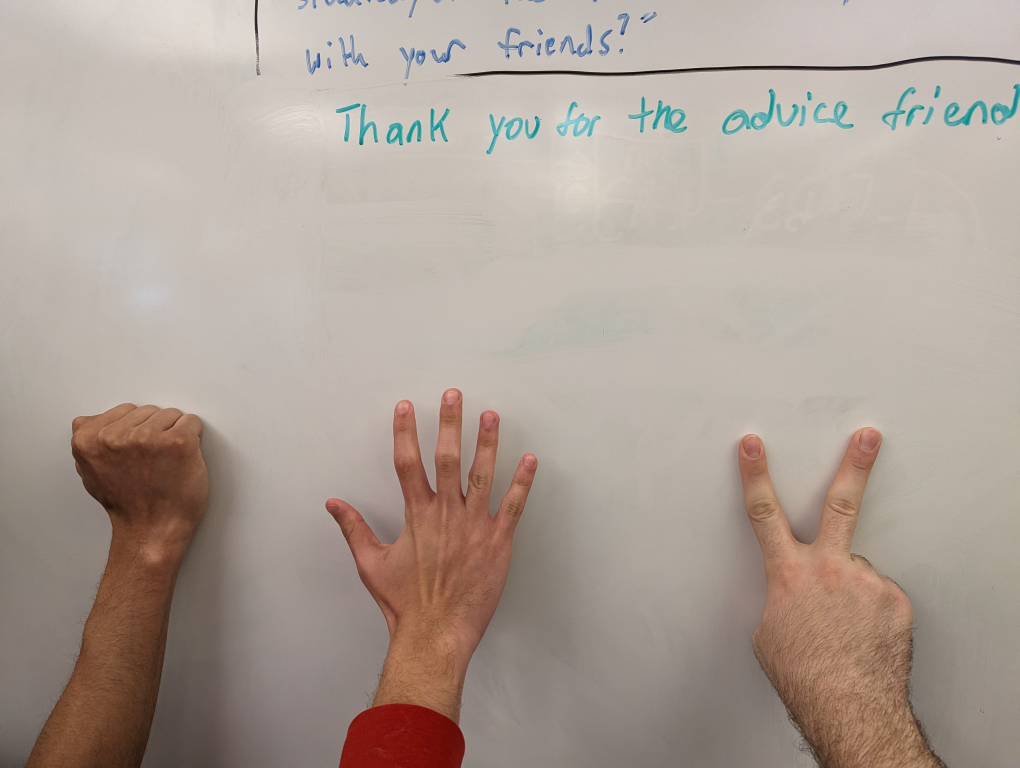
%> input picture Project 3/all_signs.jpg, 4080 x 3072 px (shown at 1/4 size)
$ octave Project_3_Part_B.m   (GNU Octave 9; MATLAB toolbox functions it lacks are replaced by stand-ins)
%> lines starting %> are read from the running program, lines starting %| are printed output that depends on the picture
### Project 3/match_template.m
function peak = match_template(grayImage, template, threshold)
% Takes grayscale image, template, and threshold value to perform
% normalized correlation and narrow down on maxes with the threshold and
% regional maximum function and finally display the image.
%
% Returns the offset for drawing rectangles around matches.


% generate correlation map
nc_map= normxcorr2(template,grayImage);

% view normal correlation map if desired
% figure;
% imshow(nc_map,[]);

thresh = threshold*max(nc_map(:));

[m,n] = size(nc_map);
highs = zeros(m,n);
for i = 1:size(nc_map(:))
    if nc_map(i) >= thresh
        highs(i) = nc_map(i);
    end
end

% view restricted normal correlation map if desired
% figure();
% imshow(highs);

% nonmaximum suppression in regions
peak = imregionalmax(highs);

% view maxes if desired (and if you can)
% figure();
% imshow(peak);

[ypeak, xpeak] = find(peak>=1);
yoffSet = ypeak-size(template,1);
xoffSet = xpeak-size(template,2);

%display rock image and boxes
figure;
hold on;
imshow(grayImage);
for i = 1:size(xoffSet)
rectangle('Position', ...
    [xoffSet(i)+1, yoffSet(i)+1, size(template,2), size(template,1)], ...
    'EdgeColor','r');
end
hold off

### Project 3/Project_3_Part_B.m
%% Project 3
%
% EE/CPE 428 - Computer Vision
% Winter 2023
%
% Group 1: Nathan Jaggers, Fadi Alzammar, Eitan Klass
%
% Description: See coresponding document <Can add description later>
%% Part B
close all;
clear;
clc;

%%
% load images
figure(1)
all = imread("all_signs.jpg");
subplot(2,2,1);
imshow(all);
rock = imread("rock.jpg");
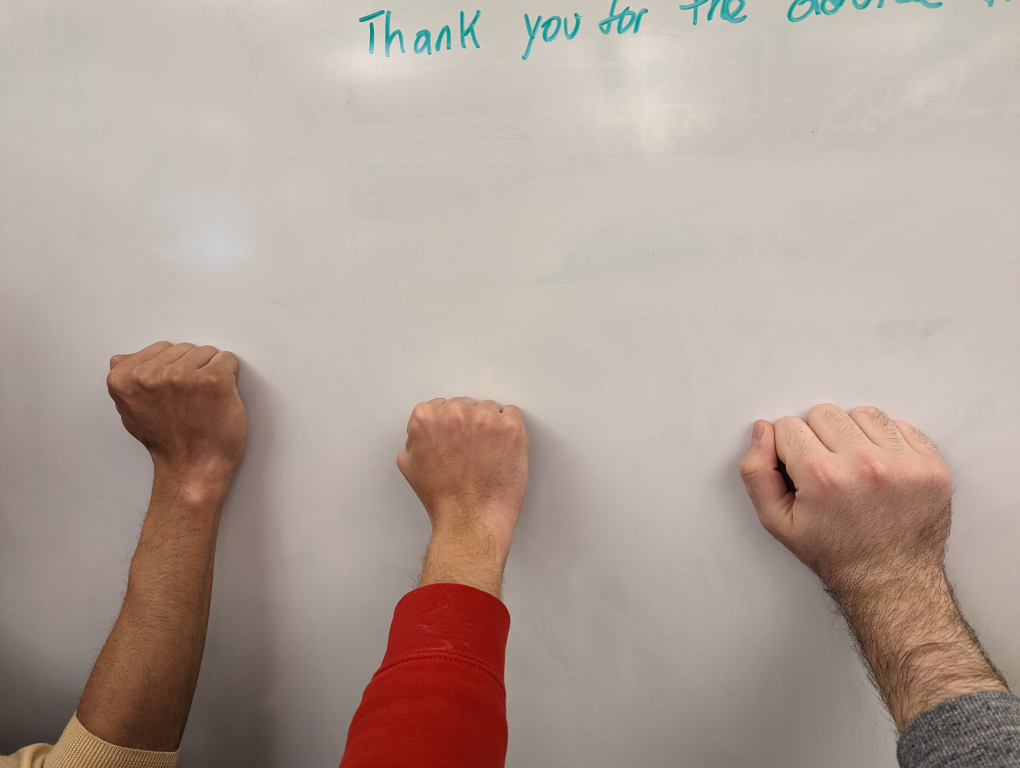
%> input picture Project 3/rock.jpg, 4080 x 3072 px (shown at 1/4 size)
subplot(2,2,2);
imshow(rock);
paper = imread("paper.jpg");
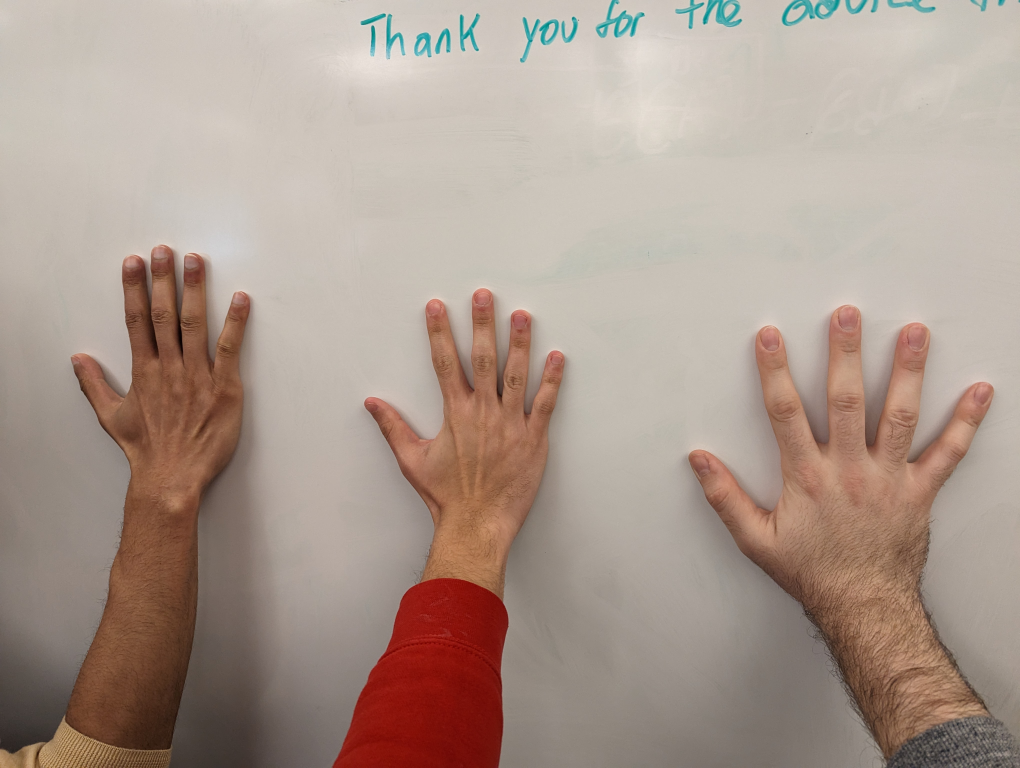
%> input picture Project 3/paper.jpg, 4080 x 3072 px (shown at 1/4 size)
subplot(2,2,3);
imshow(paper);
scissors = imread("scissors.jpg");
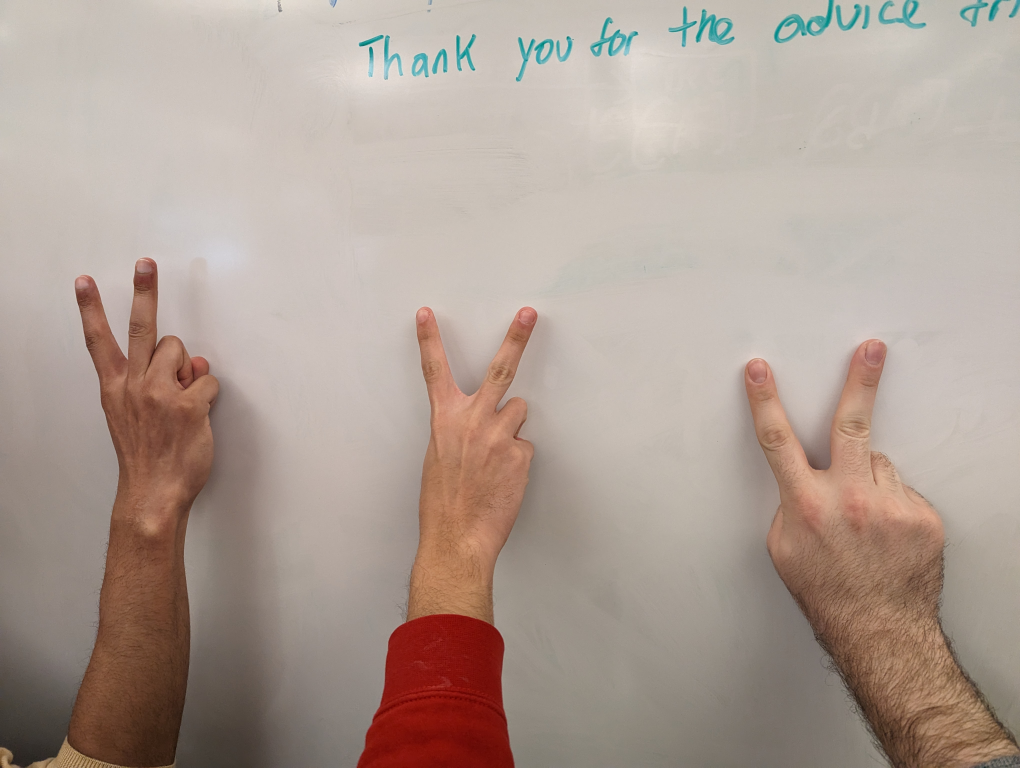
%> input picture Project 3/scissors.jpg, 4080 x 3072 px (shown at 1/4 size)
subplot(2,2,4);
imshow(scissors);

% grayscale image
figure(2)
gray_all = rgb2gray(all);
subplot(2,2,1);
imshow(gray_all);
gray_rock = rgb2gray(rock);
subplot(2,2,2);
imshow(gray_rock);
gray_paper = rgb2gray(paper);
subplot(2,2,3);
imshow(gray_paper);
gray_scissors = rgb2gray(scissors);
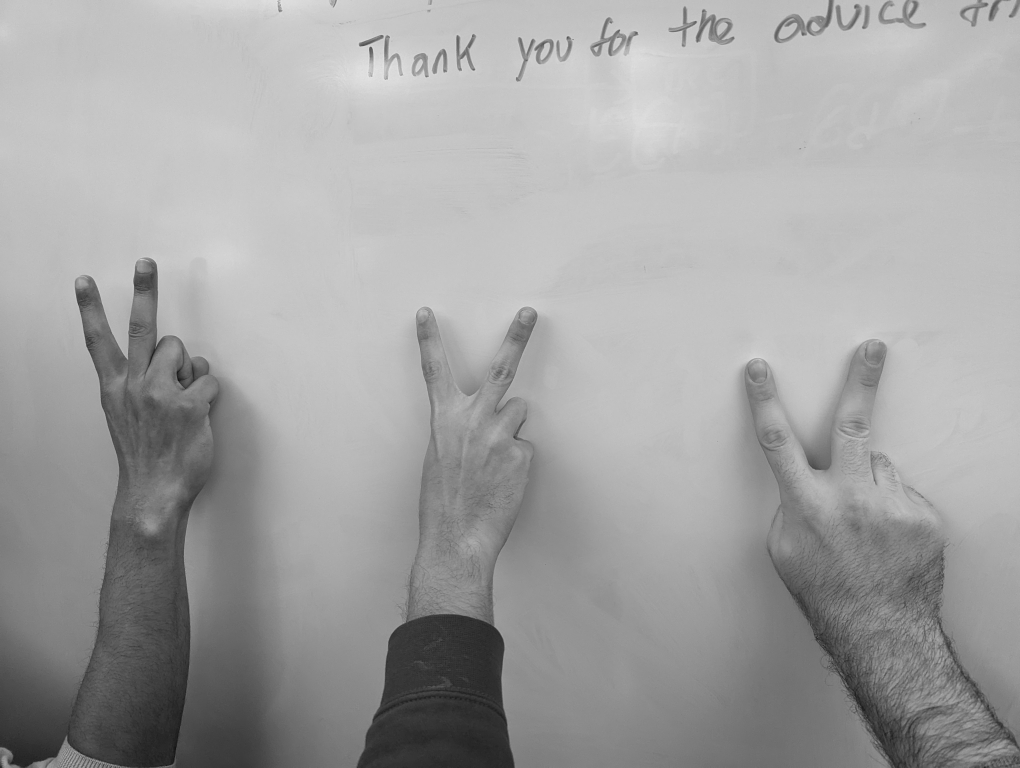
%> gray_scissors: size 3072x4080 uint8 (shown at 1/4 size); min 4, max 250, mean 161.6
subplot(2,2,4);
imshow(gray_scissors);

%%
% create templates
figure(3)
template_rock = gray_all(1558:2193,236:882);
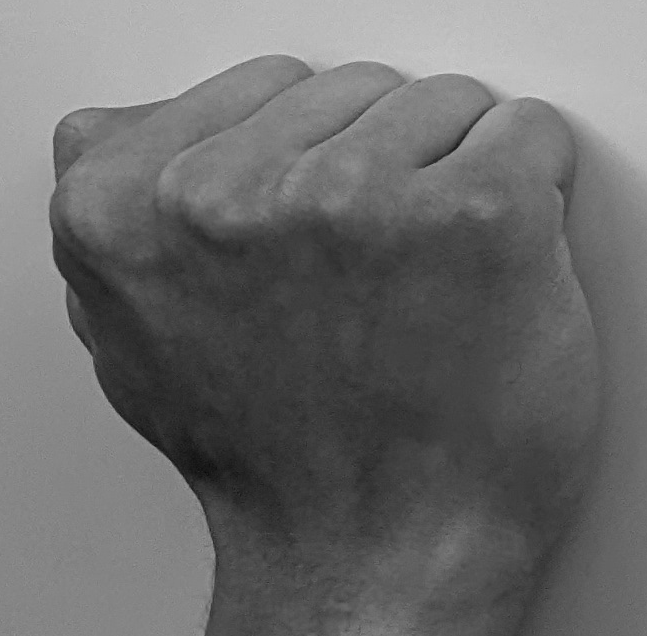
%> template_rock: size 636x647 uint8; min 7, max 212, mean 107.2
subplot(1,3,1);
imshow(template_rock);
template_paper = gray_all(1545:2656,1230:2169);
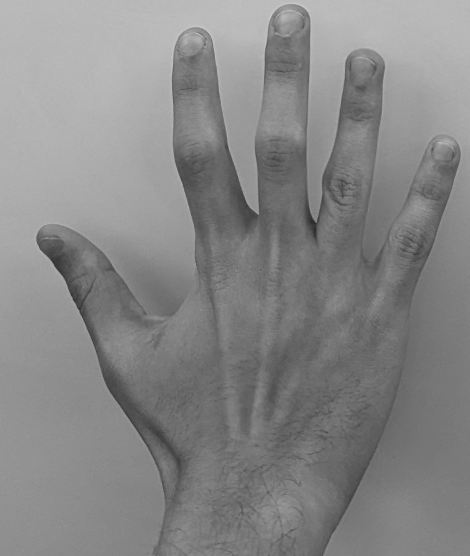
%> template_paper: size 1112x940 uint8 (shown at 1/2 size); min 40, max 213, mean 134.8
subplot(1,3,2);
imshow(template_paper);
template_scissors = gray_all(1665:2941,2890:3791);
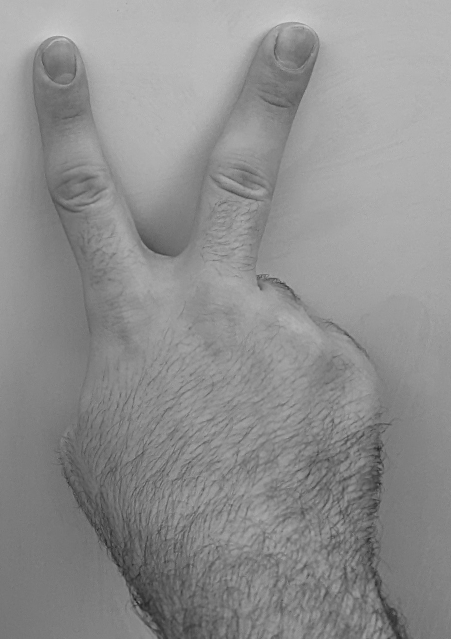
%> template_scissors: size 1277x902 uint8 (shown at 1/2 size); min 21, max 229, mean 142.3
subplot(1,3,3);
imshow(template_scissors);

%%
peak = match_template(gray_rock, template_rock, 0.75);
%> (the run ends here)
